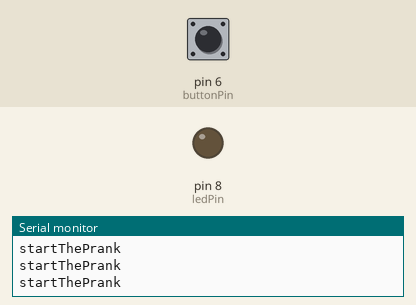
This sketch was run on a simulated Arduino Uno, built with avr-gcc and run on an emulated ATmega328P. Parts: output pins drawn as LEDs (lit = HIGH), the last lines printed to the serial monitor. The test bench sets the inputs (shaded band); at power-on: pin 6 (buttonPin) LOW.

Above: at 1.2 s.
1.3 s: pin 6 (buttonPin) pulled HIGH for 0.15 s
At 2.3 s:
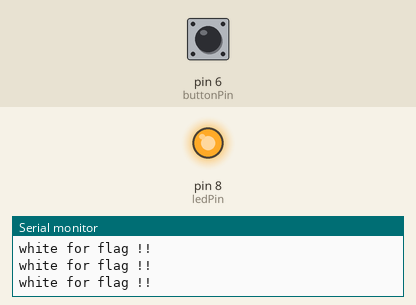
Timing chart, 0 to 4.3 s (numbered marks = the images above; inputs shaded):
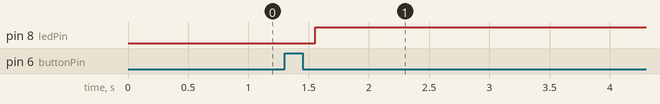

The sketch:

New_Text_Document.ino
```cpp
#include <IRremote.h>
IRsend irsend;
int flag=0;
int ledPin = 8;
int buttonPin = 6; // pin for button control
int RECV_PIN = 2;// pin for receive ir code
long getTempCode; // save the ir code on long var
IRrecv irrecv(RECV_PIN);// pin for receive ir code
decode_results results;  //for receiving ir code

void setup()
{
  Serial.begin(9600);
  irrecv.enableIRIn(); // Start the receiver
  pinMode(buttonPin, INPUT);
  pinMode(ledPin, OUTPUT);
  digitalWrite(buttonPin, LOW);
  digitalWrite(ledPin, LOW);
}


void loop() {


   if (digitalRead(buttonPin)== HIGH) { // if button pressed start receiving code loop
    // !!!! becuse we use ir receiver and ir transmitter we need to restart the ir receiver every time ir trnsmitter is used
  digitalWrite(buttonPin, LOW);
    delay (250);
    irrecv.enableIRIn();
    while(flag !=1)
    {
           digitalWrite(ledPin, HIGH);
           Serial.println("white for flag !!");
           if(irrecv.decode(&results)) { /// receive ir code
          Serial.println(results.value);
          Serial.println(results.value, HEX);
          getTempCode=results.value;
          irrecv.resume(); // Receive the next value
          flag =1; // exit loop
          digitalWrite(ledPin, LOW);
          delay (250);
        }
    }

       flag= 0;
   }


  startThePrank();

}


void startThePrank()
{
 Serial.println("startThePrank");

 if(irrecv.decode(&results))
 {

       // Serial.println(getTempCode);
      Serial.println(getTempCode,HEX); //Volume Down Code
     irsend.sendNEC(getTempCode, 32); //use the transmitter led to send the code we received
    irrecv.resume(); // Receive the next value
    irrecv.enableIRIn();
 }
}
```

Measured:
- after the input at 1.3 s, pin 8 (ledPin): LOW → HIGH after 0.26 s
